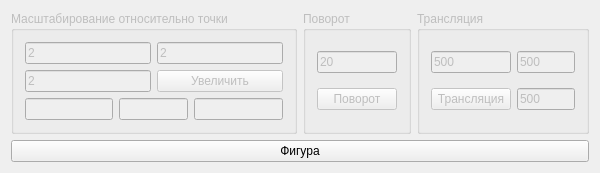
<?xml version="1.0" encoding="UTF-8"?>
<ui version="4.0">
 <class>Lab4</class>
 <widget class="QWidget" name="Lab4">
  <property name="geometry">
   <rect>
    <x>0</x>
    <y>0</y>
    <width>600</width>
    <height>155</height>
   </rect>
  </property>
  <property name="windowTitle">
   <string>Lab4</string>
  </property>
  <layout class="QGridLayout" name="gridLayout_4">
   <item row="0" column="0">
    <widget class="QGroupBox" name="groupBox">
     <property name="enabled">
      <bool>false</bool>
     </property>
     <property name="title">
      <string>Масштабирование относительно точки</string>
     </property>
     <layout class="QGridLayout" name="gridLayout">
      <item row="0" column="0" colspan="2">
       <widget class="QLineEdit" name="lineEdit">
        <property name="text">
         <string>2</string>
        </property>
       </widget>
      </item>
      <item row="0" column="2" colspan="2">
       <widget class="QLineEdit" name="lineEdit_2">
        <property name="text">
         <string>2</string>
        </property>
       </widget>
      </item>
      <item row="1" column="0" colspan="2">
       <widget class="QLineEdit" name="lineEdit_3">
        <property name="text">
         <string>2</string>
        </property>
       </widget>
      </item>
      <item row="1" column="2" colspan="2">
       <widget class="QPushButton" name="zoomButton">
        <property name="text">
         <string>Увеличить</string>
        </property>
       </widget>
      </item>
      <item row="2" column="0">
       <widget class="QLineEdit" name="linePX"/>
      </item>
      <item row="2" column="1" colspan="2">
       <widget class="QLineEdit" name="linePY"/>
      </item>
      <item row="2" column="3">
       <widget class="QLineEdit" name="linePZ"/>
      </item>
     </layout>
    </widget>
   </item>
   <item row="0" column="1">
    <widget class="QGroupBox" name="groupBox_2">
     <property name="enabled">
      <bool>false</bool>
     </property>
     <property name="title">
      <string>Поворот</string>
     </property>
     <layout class="QGridLayout" name="gridLayout_2">
      <item row="0" column="0">
       <widget class="QLineEdit" name="lineGrad">
        <property name="text">
         <string>20</string>
        </property>
       </widget>
      </item>
      <item row="1" column="0">
       <widget class="QPushButton" name="turnButton">
        <property name="text">
         <string>Поворот</string>
        </property>
       </widget>
      </item>
     </layout>
    </widget>
   </item>
   <item row="0" column="2">
    <widget class="QGroupBox" name="groupBox_3">
     <property name="enabled">
      <bool>false</bool>
     </property>
     <property name="title">
      <string>Трансляция</string>
     </property>
     <layout class="QGridLayout" name="gridLayout_3">
      <item row="0" column="0">
       <widget class="QLineEdit" name="lineX">
        <property name="text">
         <string>500</string>
        </property>
       </widget>
      </item>
      <item row="0" column="1">
       <widget class="QLineEdit" name="lineY">
        <property name="text">
         <string>500</string>
        </property>
       </widget>
      </item>
      <item row="1" column="0">
       <widget class="QPushButton" name="translationButton">
        <property name="text">
         <string>Трансляция</string>
        </property>
       </widget>
      </item>
      <item row="1" column="1">
       <widget class="QLineEdit" name="lineZ">
        <property name="text">
         <string>500</string>
        </property>
       </widget>
      </item>
     </layout>
    </widget>
   </item>
   <item row="1" column="0" colspan="3">
    <widget class="QPushButton" name="buttonFigure">
     <property name="text">
      <string>Фигура</string>
     </property>
    </widget>
   </item>
  </layout>
 </widget>
 <layoutdefault spacing="6" margin="11"/>
 <resources/>
 <connections/>
</ui>
